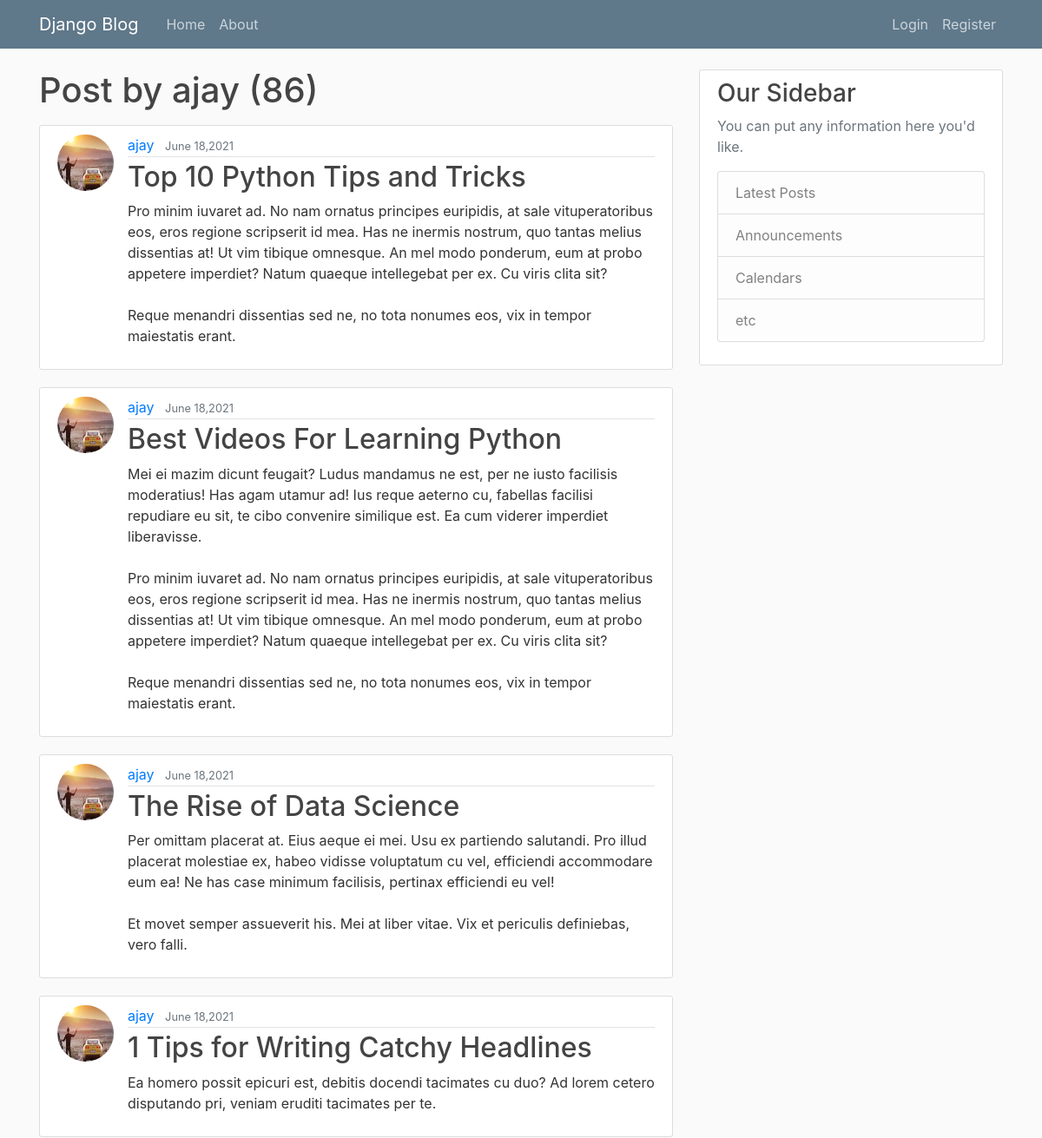
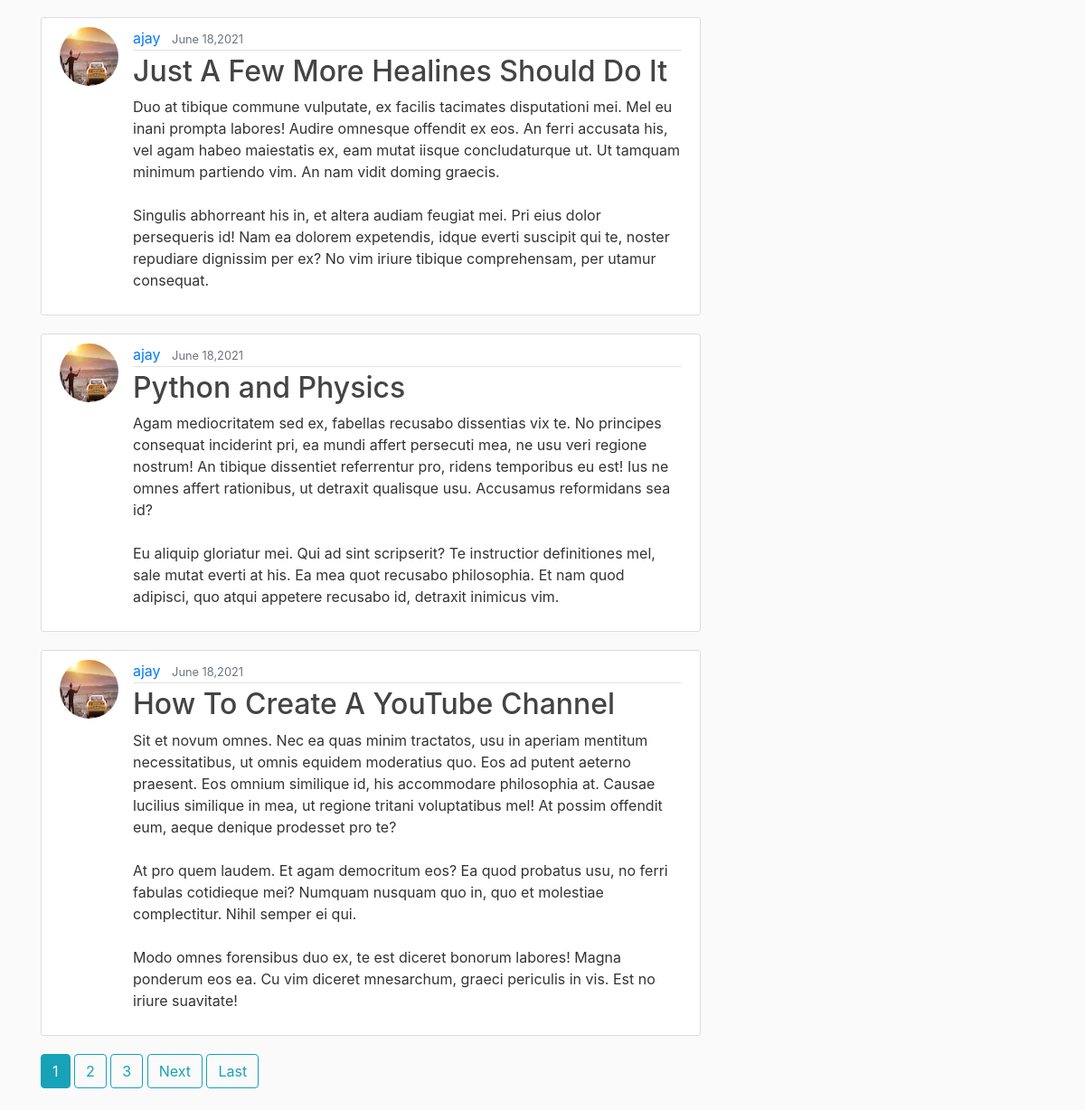
The app's page /user/ajay with its own data (2 pictures, top to bottom).
### blog/models.py (models this page shows, shortened)
class Post(models.Model):
    title = models.CharField(max_length=100)
    content = models.TextField ()
    date = models.DateTimeField(default=timezone.now)
    author = models.ForeignKey(User,on_delete=models.CASCADE)

### users/models.py (models this page shows, shortened)
class Profile(models.Model):
	user=models.OneToOneField(User,on_delete=models.CASCADE)
	image=models.ImageField(default='default.jpg',upload_to='profile_pics')

### blog/views.py (the view)
# urls.py: path('user/<str:username>',UserPostListView.as_view(),name='user-posts'),
class UserPostListView(ListView):
	model=Post
	template_name='blog/user_posts.html'
	context_object_name='posts'
	paginate_by=7
	def get_queryset(self):
		user=get_object_or_404(User,username=self.kwargs.get('username'))
		return Post.objects.filter(author=user).order_by('-date')

### blog/templates/blog/user_posts.html (shortened to what this page needs)
{% extends "blog/base.html" %}
{% block content%}
	<h1 class="mb-3">Post by {{view.kwargs.username}} ({{page_obj.paginator.count}})</h1>
	{%  for post in posts  %}
		<article class="media content-section">
			<img class="rounded-circle article-img" src="{{post.author.profile.image.url}}">
		  <div class="media-body">
		    <div class="article-metadata">
		      <a class="mr-2" href="{% url 'user-posts' post.author.username %}">{{ post.author }}</a>
		      <small class="text-muted">{{ post.date|date:"F d,Y"}}</small>
		    </div>
		    <h2><a class="article-title" href="{% url 'post-detail' post.id %}">{{ post.title }}</a></h2>
		    <p class="article-content">{{ post.content }}</p>
		  </div>
		</article>
	{%   endfor   %}
	{% if is_paginated %}
		{% for num in page_obj.paginator.page_range %}
			{% if page_obj.number == num %}
				<a class="btn btn-info mb-4" href="?page={{num}}">{{num}}</a>
			{% elif num > page_obj.number|add:'-3' and num < page_obj.number|add:'3' %}
				<a class="btn btn-outline-info mb-4" href="?page={{num}}">{{num}}</a>
			{% endif %}
		{% endfor %}
		{% if page_obj.has_next %}
			<a class="btn btn-outline-info mb-4" href="?page={{page_obj.next_page_number}}">Next</a>
			<a class="btn btn-outline-info mb-4" href="?page={{page_obj.paginator.num_pages}}">Last</a>
		{% endif %}
	{% endif %}
{% endblock  %}

### blog/static/blog/main.css (style rules this page uses)
body { background: #fafafa; color: #333333; margin-top: 5rem; }
h1, h2, h3, h4, h5, h6 { color: #444444; }
.content-section { background: #ffffff; padding: 10px 20px; border: 1px solid #dddddd; border-radius: 3px; margin-bottom: 20px; }
.article-title { color: #444444; }
.article-content { white-space: pre-line; }
.article-img { height: 65px; width: 65px; margin-right: 16px; }
.article-metadata { padding-bottom: 1px; margin-bottom: 4px; border-bottom: 1px solid #e3e3e3 }

### records on screen
Post: author.profile.image (picture), author "ajay", date "June 18,2021", title "Top 10 Python Tips and Tricks", content "Pro minim iuvaret ad. No nam ornatus principes euripidis, at sale vituperatoribus eos, eros regione scripserit id mea. Has ne inermis nostrum, quo tantas melius dissentias at! Ut vim tibique omnesque. An mel modo ponderum, eum at probo appetere imperdiet? Natum quaeque intellegebat per ex. Cu viris clita sit? Reque menandri dissentias sed ne, no tota nonumes eos, vix in tempor maiestatis erant."
Post: author.profile.image (picture), author "ajay", date "June 18,2021", title "Best Videos For Learning Python", content "Mei ei mazim dicunt feugait? Ludus mandamus ne est, per ne iusto facilisis moderatius! Has agam utamur ad! Ius reque aeterno cu, fabellas facilisi repudiare eu sit, te cibo convenire similique est. Ea cum viderer imperdiet liberavisse. Pro minim iuvaret ad. No nam ornatus principes euripidis, at sale vituperatoribus eos, eros regione scripserit id mea. Has ne inermis nostrum, quo tantas melius dissentias at! Ut vim tibique omnesque. An mel modo ponderum, eum at probo appetere imperdiet? Natum quaeque intellegebat per ex. Cu viris clita sit? Reque menandri dissentias sed ne, no tota nonumes eos, vix in tempor maiestatis erant."
Post: author.profile.image (picture), author "ajay", date "June 18,2021", title "The Rise of Data Science", content "Per omittam placerat at. Eius aeque ei mei. Usu ex partiendo salutandi. Pro illud placerat molestiae ex, habeo vidisse voluptatum cu vel, efficiendi accommodare eum ea! Ne has case minimum facilisis, pertinax efficiendi eu vel! Et movet semper assueverit his. Mei at liber vitae. Vix et periculis definiebas, vero falli."
Post: author.profile.image (picture), author "ajay", date "June 18,2021", title "1 Tips for Writing Catchy Headlines", content "Ea homero possit epicuri est, debitis docendi tacimates cu duo? Ad lorem cetero disputando pri, veniam eruditi tacimates per te."
Post: author.profile.image (picture), author "ajay", date "June 18,2021", title "Just A Few More Healines Should Do It", content "Duo at tibique commune vulputate, ex facilis tacimates disputationi mei. Mel eu inani prompta labores! Audire omnesque offendit ex eos. An ferri accusata his, vel agam habeo maiestatis ex, eam mutat iisque concludaturque ut. Ut tamquam minimum partiendo vim. An nam vidit doming graecis. Singulis abhorreant his in, et altera audiam feugiat mei. Pri eius dolor persequeris id! Nam ea dolorem expetendis, idque everti suscipit qui te, noster repudiare dignissim per ex? No vim iriure tibique comprehensam, per utamur consequat."
Post: author.profile.image (picture), author "ajay", date "June 18,2021", title "Python and Physics", content "Agam mediocritatem sed ex, fabellas recusabo dissentias vix te. No principes consequat inciderint pri, ea mundi affert persecuti mea, ne usu veri regione nostrum! An tibique dissentiet referrentur pro, ridens temporibus eu est! Ius ne omnes affert rationibus, ut detraxit qualisque usu. Accusamus reformidans sea id? Eu aliquip gloriatur mei. Qui ad sint scripserit? Te instructior definitiones mel, sale mutat everti at his. Ea mea quot recusabo philosophia. Et nam quod adipisci, quo atqui appetere recusabo id, detraxit inimicus vim."
Post: author.profile.image (picture), author "ajay", date "June 18,2021", title "How To Create A YouTube Channel", content "Sit et novum omnes. Nec ea quas minim tractatos, usu in aperiam mentitum necessitatibus, ut omnis equidem moderatius quo. Eos ad putent aeterno praesent. Eos omnium similique id, his accommodare philosophia at. Causae lucilius similique in mea, ut regione tritani voluptatibus mel! At possim offendit eum, aeque denique prodesset pro te? At pro quem laudem. Et agam democritum eos? Ea quod probatus usu, no ferri fabulas cotidieque mei? Numquam nusquam quo in, quo et molestiae complectitur. Nihil semper ei qui. Modo omnes forensibus duo ex, te est diceret bonorum labores! Magna ponderum eos ea. Cu vim diceret mnesarchum, graeci periculis in vis. Est no iriure suavitate!"

### other values on screen
{{ view.kwargs.username }} "ajay"
{{ page_obj.paginator.count }} "86"
{{ num }} "1"
{{ num }} "2" "3"
